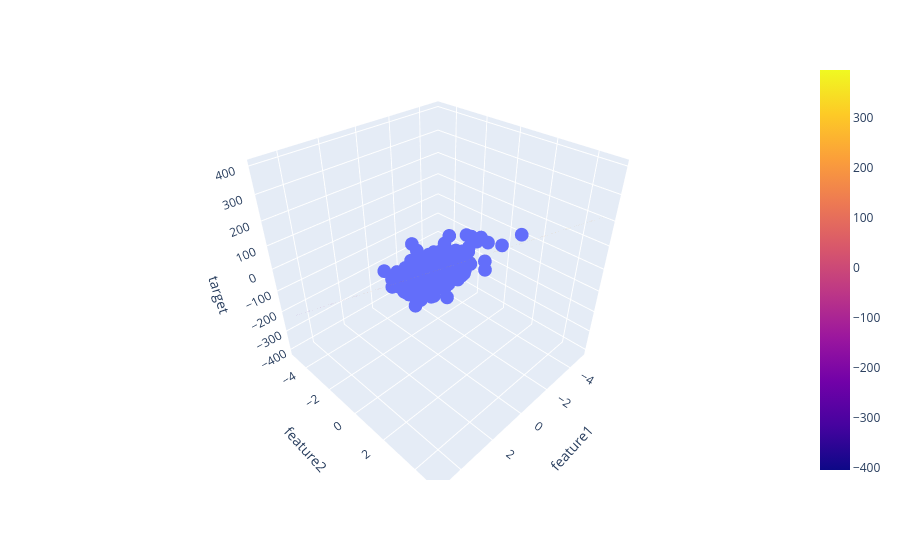

The notebook cell saved with this chart:
### Code cell
fig = px.scatter_3d(df, x='feature1', y='feature2', z='target')

fig.add_trace(go.Surface(x = x, y = y, z =z ))

fig.show()

### Figure 1 — Plotly figure (JSON) as saved in the notebook; plotly's stock layout.template omitted (floating-point values rounded to 4 significant figures; data arrays with more than 128 entries replaced by an {"elided": "..."} marker saying what was removed)
{"data": [{"hovertemplate": "feature1=%{x}<br>feature2=%{y}<br>target=%{z}<extra></extra>", "legendgroup": "", "marker": {"color": "#636efa", "symbol": "circle"}, "mode": "markers", "name": "", "scene": "scene", "showlegend": false, "type": "scatter3d", "x": {"elided": "200 float values"}, "y": {"elided": "200 float values"}, "z": {"elided": "200 float values"}}, {"type": "surface", "x": [-5.0, -3.889, -2.778, -1.667, -0.5556, 0.5556, 1.667, 2.778, 3.889, 5.0], "y": [-5.0, -3.889, -2.778, -1.667, -0.5556, 0.5556, 1.667, 2.778, 3.889, 5.0], "z": [[-403.6, -383.7, -363.8, -343.9, -324.1, -304.2, -284.3, -264.5, -244.6, -224.7], [-334.6, -314.7, -294.8, -274.9, -255.1, -235.2, -215.3, -195.4, -175.6, -155.7], [-265.6, -245.7, -225.8, -205.9, -186.1, -166.2, -146.3, -126.4, -106.6, -86.7], [-196.6, -176.7, -156.8, -136.9, -117.1, -97.19, -77.31, -57.44, -37.57, -17.69], [-127.6, -107.7, -87.81, -67.93, -48.06, -28.19, -8.311, 11.56, 31.44, 51.31], [-58.55, -38.68, -18.8, 1.069, 20.94, 40.82, 60.69, 80.57, 100.4, 120.3], [10.45, 30.32, 50.2, 70.07, 89.95, 109.8, 129.7, 149.6, 169.4, 189.3], [79.45, 99.33, 119.2, 139.1, 159.0, 178.8, 198.7, 218.6, 238.4, 258.3], [148.5, 168.3, 188.2, 208.1, 228.0, 247.8, 267.7, 287.6, 307.5, 327.3], [217.5, 237.3, 257.2, 277.1, 297.0, 316.8, 336.7, 356.6, 376.5, 396.3]]}], "layout": {"legend": {"tracegroupgap": 0}, "margin": {"t": 60}, "scene": {"domain": {"x": [0, 1], "y": [0, 1]}, "xaxis": {"title": {"text": "feature1"}}, "yaxis": {"title": {"text": "feature2"}}, "zaxis": {"title": {"text": "target"}}}}}
